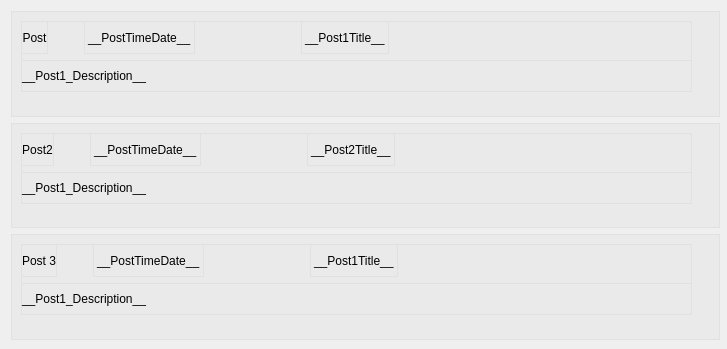
         <widget class="QWidget" name="scrollAreaWidgetContents_2">
          <property name="geometry">
           <rect>
            <x>0</x>
            <y>0</y>
            <width>727</width>
            <height>349</height>
           </rect>
          </property>
          <widget class="QFrame" name="post_frame_1">
           <property name="geometry">
            <rect>
             <x>11</x>
             <y>11</y>
             <width>709</width>
             <height>106</height>
            </rect>
           </property>
           <property name="styleSheet">
            <string notr="true">background-color: rgb(234, 234, 234);
font: 16px &quot;Consolas&quot;;
border: 1px solid rgb(225,225,225);</string>
           </property>
           <property name="frameShape">
            <enum>QFrame::Box</enum>
           </property>
           <property name="frameShadow">
            <enum>QFrame::Raised</enum>
           </property>
           <widget class="QWidget" name="layoutWidget">
            <property name="geometry">
             <rect>
              <x>10</x>
              <y>10</y>
              <width>671</width>
              <height>71</height>
             </rect>
            </property>
            <layout class="QVBoxLayout" name="verticalLayout_4">
             <item>
              <layout class="QHBoxLayout" name="horizontalLayout_11">
               <item>
                <widget class="QLabel" name="post1Number_label">
                 <property name="text">
                  <string>Post</string>
                 </property>
                 <property name="alignment">
                  <set>Qt::AlignCenter</set>
                 </property>
                </widget>
               </item>
               <item>
                <spacer name="horizontalSpacer_24">
                 <property name="orientation">
                  <enum>Qt::Horizontal</enum>
                 </property>
                 <property name="sizeType">
                  <enum>QSizePolicy::Fixed</enum>
                 </property>
                 <property name="sizeHint" stdset="0">
                  <size>
                   <width>30</width>
                   <height>20</height>
                  </size>
                 </property>
                </spacer>
               </item>
               <item>
                <widget class="QLabel" name="post1TimeDate_label">
                 <property name="text">
                  <string>__PostTimeDate__</string>
                 </property>
                </widget>
               </item>
               <item>
                <spacer name="horizontalSpacer_25">
                 <property name="orientation">
                  <enum>Qt::Horizontal</enum>
                 </property>
                 <property name="sizeType">
                  <enum>QSizePolicy::Fixed</enum>
                 </property>
                 <property name="sizeHint" stdset="0">
                  <size>
                   <width>100</width>
                   <height>20</height>
                  </size>
                 </property>
                </spacer>
               </item>
               <item>
                <widget class="QLabel" name="post1Title_label">
                 <property name="text">
                  <string>__Post1Title__</string>
                 </property>
                </widget>
               </item>
               <item>
                <spacer name="horizontalSpacer_23">
                 <property name="orientation">
                  <enum>Qt::Horizontal</enum>
                 </property>
                 <property name="sizeHint" stdset="0">
                  <size>
                   <width>40</width>
                   <height>20</height>
                  </size>
                 </property>
                </spacer>
               </item>
              </layout>
             </item>
             <item>
              <widget class="QLabel" name="post1Description_label">
               <property name="text">
                <string>__Post1_Description__</string>
               </property>
               <property name="alignment">
                <set>Qt::AlignJustify|Qt::AlignVCenter</set>
               </property>
              </widget>
             </item>
            </layout>
           </widget>
          </widget>
          <widget class="QFrame" name="post_frame_2">
           <property name="geometry">
            <rect>
             <x>11</x>
             <y>123</y>
             <width>709</width>
             <height>105</height>
            </rect>
           </property>
           <property name="styleSheet">
            <string notr="true">background-color: rgb(234, 234, 234);
font: 16px &quot;Consolas&quot;;
border: 1px solid rgb(225,225,225);</string>
           </property>
           <property name="frameShape">
            <enum>QFrame::Box</enum>
           </property>
           <property name="frameShadow">
            <enum>QFrame::Raised</enum>
           </property>
           <widget class="QWidget" name="layoutWidget_6">
            <property name="geometry">
             <rect>
              <x>10</x>
              <y>10</y>
              <width>671</width>
              <height>71</height>
             </rect>
            </property>
            <layout class="QVBoxLayout" name="verticalLayout_5">
             <item>
              <layout class="QHBoxLayout" name="horizontalLayout_12">
               <item>
                <widget class="QLabel" name="post2Number_label">
                 <property name="text">
                  <string>Post2</string>
                 </property>
                 <property name="alignment">
                  <set>Qt::AlignCenter</set>
                 </property>
                </widget>
               </item>
               <item>
                <spacer name="horizontalSpacer_26">
                 <property name="orientation">
                  <enum>Qt::Horizontal</enum>
                 </property>
                 <property name="sizeType">
                  <enum>QSizePolicy::Fixed</enum>
                 </property>
                 <property name="sizeHint" stdset="0">
                  <size>
                   <width>30</width>
                   <height>20</height>
                  </size>
                 </property>
                </spacer>
               </item>
               <item>
                <widget class="QLabel" name="post2TimeDate_label">
                 <property name="text">
                  <string>__PostTimeDate__</string>
                 </property>
                </widget>
               </item>
               <item>
                <spacer name="horizontalSpacer_27">
                 <property name="orientation">
                  <enum>Qt::Horizontal</enum>
                 </property>
                 <property name="sizeType">
                  <enum>QSizePolicy::Fixed</enum>
                 </property>
                 <property name="sizeHint" stdset="0">
                  <size>
                   <width>100</width>
                   <height>20</height>
                  </size>
                 </property>
                </spacer>
               </item>
               <item>
                <widget class="QLabel" name="post2Title_label">
                 <property name="text">
                  <string>__Post2Title__</string>
                 </property>
                </widget>
               </item>
               <item>
                <spacer name="horizontalSpacer_28">
                 <property name="orientation">
                  <enum>Qt::Horizontal</enum>
                 </property>
                 <property name="sizeHint" stdset="0">
                  <size>
                   <width>40</width>
                   <height>20</height>
                  </size>
                 </property>
                </spacer>
               </item>
              </layout>
             </item>
             <item>
              <widget class="QLabel" name="post2Description_label">
               <property name="text">
                <string>__Post1_Description__</string>
               </property>
               <property name="alignment">
                <set>Qt::AlignJustify|Qt::AlignVCenter</set>
               </property>
              </widget>
             </item>
            </layout>
           </widget>
          </widget>
          <widget class="QFrame" name="post_frame_3">
           <property name="geometry">
            <rect>
             <x>11</x>
             <y>234</y>
             <width>709</width>
             <height>106</height>
            </rect>
           </property>
           <property name="styleSheet">
            <string notr="true">background-color: rgb(234, 234, 234);
font: 16px &quot;Consolas&quot;;
border: 1px solid rgb(225,225,225);</string>
           </property>
           <property name="frameShape">
            <enum>QFrame::Box</enum>
           </property>
           <property name="frameShadow">
            <enum>QFrame::Raised</enum>
           </property>
           <widget class="QWidget" name="layoutWidget_7">
            <property name="geometry">
             <rect>
              <x>10</x>
              <y>10</y>
              <width>671</width>
              <height>71</height>
             </rect>
            </property>
            <layout class="QVBoxLayout" name="verticalLayout_6">
             <item>
              <layout class="QHBoxLayout" name="horizontalLayout_13">
               <item>
                <widget class="QLabel" name="post3Number_label">
                 <property name="text">
                  <string>Post 3</string>
                 </property>
                 <property name="alignment">
                  <set>Qt::AlignCenter</set>
                 </property>
                </widget>
               </item>
               <item>
                <spacer name="horizontalSpacer_29">
                 <property name="orientation">
                  <enum>Qt::Horizontal</enum>
                 </property>
                 <property name="sizeType">
                  <enum>QSizePolicy::Fixed</enum>
                 </property>
                 <property name="sizeHint" stdset="0">
                  <size>
                   <width>30</width>
                   <height>20</height>
                  </size>
                 </property>
                </spacer>
               </item>
               <item>
                <widget class="QLabel" name="post3TimeDate_label">
                 <property name="text">
                  <string>__PostTimeDate__</string>
                 </property>
                </widget>
               </item>
               <item>
                <spacer name="horizontalSpacer_30">
                 <property name="orientation">
                  <enum>Qt::Horizontal</enum>
                 </property>
                 <property name="sizeType">
                  <enum>QSizePolicy::Fixed</enum>
                 </property>
                 <property name="sizeHint" stdset="0">
                  <size>
                   <width>100</width>
                   <height>20</height>
                  </size>
                 </property>
                </spacer>
               </item>
               <item>
                <widget class="QLabel" name="post3Title_label">
                 <property name="text">
                  <string>__Post1Title__</string>
                 </property>
                </widget>
               </item>
               <item>
                <spacer name="horizontalSpacer_31">
                 <property name="orientation">
                  <enum>Qt::Horizontal</enum>
                 </property>
                 <property name="sizeHint" stdset="0">
                  <size>
                   <width>40</width>
                   <height>20</height>
                  </size>
                 </property>
                </spacer>
               </item>
              </layout>
             </item>
             <item>
              <widget class="QLabel" name="post3Description_label">
               <property name="text">
                <string>__Post1_Description__</string>
               </property>
               <property name="alignment">
                <set>Qt::AlignJustify|Qt::AlignVCenter</set>
               </property>
              </widget>
             </item>
            </layout>
           </widget>
          </widget>
         </widget>
